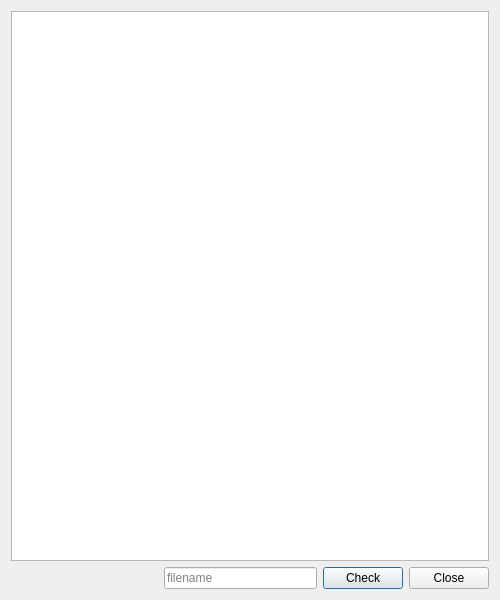
<?xml version="1.0" encoding="UTF-8"?>
<ui version="4.0">
 <class>ScratchPad</class>
 <widget class="QDialog" name="ScratchPad">
  <property name="geometry">
   <rect>
    <x>0</x>
    <y>0</y>
    <width>500</width>
    <height>600</height>
   </rect>
  </property>
  <property name="windowTitle">
   <string>Scratchpad</string>
  </property>
  <layout class="QVBoxLayout" name="verticalLayout">
   <item>
    <widget class="QPlainTextEdit" name="plainTextEdit">
     <property name="font">
      <font>
       <family>Courier New</family>
       <pointsize>10</pointsize>
      </font>
     </property>
    </widget>
   </item>
   <item>
    <layout class="QHBoxLayout" name="horizontalLayout">
     <property name="margin">
      <number>0</number>
     </property>
     <item>
      <spacer name="horizontalSpacer">
       <property name="orientation">
        <enum>Qt::Horizontal</enum>
       </property>
       <property name="sizeHint" stdset="0">
        <size>
         <width>40</width>
         <height>20</height>
        </size>
       </property>
      </spacer>
     </item>
     <item>
      <widget class="QLineEdit" name="lineEdit">
       <property name="placeholderText">
        <string>filename</string>
       </property>
      </widget>
     </item>
     <item>
      <widget class="QPushButton" name="mCheckButton">
       <property name="text">
        <string>Check</string>
       </property>
      </widget>
     </item>
     <item>
      <widget class="QDialogButtonBox" name="mButtonBox">
       <property name="sizePolicy">
        <sizepolicy hsizetype="Maximum" vsizetype="Fixed">
         <horstretch>0</horstretch>
         <verstretch>0</verstretch>
        </sizepolicy>
       </property>
       <property name="orientation">
        <enum>Qt::Horizontal</enum>
       </property>
       <property name="standardButtons">
        <set>QDialogButtonBox::Close</set>
       </property>
      </widget>
     </item>
    </layout>
   </item>
  </layout>
 </widget>
 <resources/>
 <connections>
  <connection>
   <sender>mButtonBox</sender>
   <signal>rejected()</signal>
   <receiver>ScratchPad</receiver>
   <slot>reject()</slot>
   <hints>
    <hint type="sourcelabel">
     <x>20</x>
     <y>20</y>
    </hint>
    <hint type="destinationlabel">
     <x>20</x>
     <y>20</y>
    </hint>
   </hints>
  </connection>
 </connections>
</ui>
